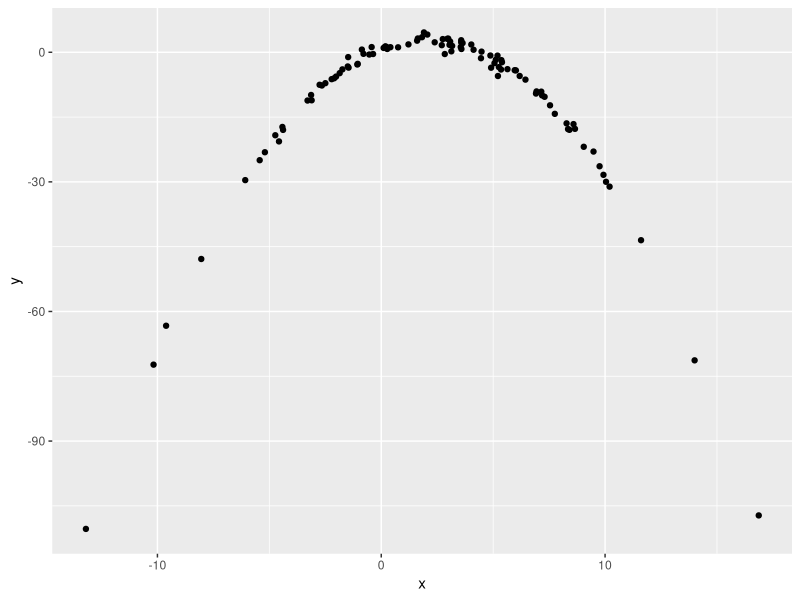

Generate this figure with R:
## ---- chunk 1
library(tidyverse)

df <- tibble(x = rnorm(100, 2, 5), 
             y = 1 + 2 * x - 0.5 *x ^2 + rnorm(100))

df %>% 
  ggplot(aes(x =x, y = y)) + 
  geom_point()
